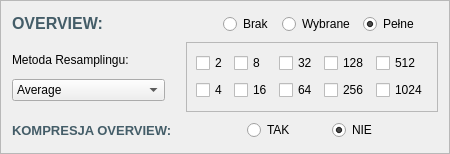
          <widget class="QFrame" name="frame_ov_overview">
           <property name="sizePolicy">
            <sizepolicy hsizetype="Fixed" vsizetype="Fixed">
             <horstretch>0</horstretch>
             <verstretch>0</verstretch>
            </sizepolicy>
           </property>
           <property name="minimumSize">
            <size>
             <width>450</width>
             <height>150</height>
            </size>
           </property>
           <property name="styleSheet">
            <string notr="true"/>
           </property>
           <property name="frameShape">
            <enum>QFrame::StyledPanel</enum>
           </property>
           <property name="frameShadow">
            <enum>QFrame::Plain</enum>
           </property>
           <property name="lineWidth">
            <number>1</number>
           </property>
           <layout class="QGridLayout" name="gridLayout_4">
            <property name="sizeConstraint">
             <enum>QLayout::SetNoConstraint</enum>
            </property>
            <item row="1" column="0">
             <layout class="QVBoxLayout" name="verticalLayout_ov_resampling">
              <property name="leftMargin">
               <number>0</number>
              </property>
              <property name="topMargin">
               <number>5</number>
              </property>
              <property name="rightMargin">
               <number>15</number>
              </property>
              <property name="bottomMargin">
               <number>5</number>
              </property>
              <item>
               <widget class="QLabel" name="label_ov_resampling">
                <property name="sizePolicy">
                 <sizepolicy hsizetype="Expanding" vsizetype="Fixed">
                  <horstretch>0</horstretch>
                  <verstretch>0</verstretch>
                 </sizepolicy>
                </property>
                <property name="text">
                 <string>Metoda Resamplingu:</string>
                </property>
               </widget>
              </item>
              <item>
               <widget class="QComboBox" name="comboBox_ov_resampling">
                <property name="sizePolicy">
                 <sizepolicy hsizetype="Expanding" vsizetype="Fixed">
                  <horstretch>0</horstretch>
                  <verstretch>0</verstretch>
                 </sizepolicy>
                </property>
                <property name="minimumSize">
                 <size>
                  <width>150</width>
                  <height>22</height>
                 </size>
                </property>
                <property name="currentText">
                 <string>Average</string>
                </property>
                <property name="currentIndex">
                 <number>1</number>
                </property>
                <item>
                 <property name="text">
                  <string>Nearest</string>
                 </property>
                </item>
                <item>
                 <property name="text">
                  <string>Average</string>
                 </property>
                </item>
                <item>
                 <property name="text">
                  <string>RMS</string>
                 </property>
                </item>
                <item>
                 <property name="text">
                  <string>Bilinear</string>
                 </property>
                </item>
                <item>
                 <property name="text">
                  <string>Gauss</string>
                 </property>
                </item>
                <item>
                 <property name="text">
                  <string>Cubic</string>
                 </property>
                </item>
                <item>
                 <property name="text">
                  <string>Cubicspline</string>
                 </property>
                </item>
                <item>
                 <property name="text">
                  <string>Lanczos</string>
                 </property>
                </item>
                <item>
                 <property name="text">
                  <string>Average_Magphase</string>
                 </property>
                </item>
                <item>
                 <property name="text">
                  <string>Mode</string>
                 </property>
                </item>
               </widget>
              </item>
             </layout>
            </item>
            <item row="0" column="0">
             <widget class="QLabel" name="label_ov_overview">
              <property name="sizePolicy">
               <sizepolicy hsizetype="Expanding" vsizetype="Fixed">
                <horstretch>0</horstretch>
                <verstretch>0</verstretch>
               </sizepolicy>
              </property>
              <property name="minimumSize">
               <size>
                <width>0</width>
                <height>0</height>
               </size>
              </property>
              <property name="palette">
               <palette>
                <active>
                 <colorrole role="WindowText">
                  <brush brushstyle="SolidPattern">
                   <color alpha="255">
                    <red>68</red>
                    <green>93</green>
                    <blue>104</blue>
                   </color>
                  </brush>
                 </colorrole>
                </active>
                <inactive>
                 <colorrole role="WindowText">
                  <brush brushstyle="SolidPattern">
                   <color alpha="255">
                    <red>68</red>
                    <green>93</green>
                    <blue>104</blue>
                   </color>
                  </brush>
                 </colorrole>
                </inactive>
                <disabled/>
               </palette>
              </property>
              <property name="font">
               <font>
                <pointsize>12</pointsize>
                <bold>true</bold>
               </font>
              </property>
              <property name="text">
               <string>OVERVIEW:</string>
              </property>
             </widget>
            </item>
            <item row="1" column="1">
             <widget class="QFrame" name="frame_ov_selected">
              <property name="enabled">
               <bool>true</bool>
              </property>
              <property name="sizePolicy">
               <sizepolicy hsizetype="Fixed" vsizetype="Fixed">
                <horstretch>0</horstretch>
                <verstretch>0</verstretch>
               </sizepolicy>
              </property>
              <property name="minimumSize">
               <size>
                <width>232</width>
                <height>70</height>
               </size>
              </property>
              <property name="frameShape">
               <enum>QFrame::StyledPanel</enum>
              </property>
              <property name="frameShadow">
               <enum>QFrame::Plain</enum>
              </property>
              <layout class="QGridLayout" name="gridLayout_3">
               <item row="1" column="2">
                <widget class="QCheckBox" name="checkBox_64">
                 <property name="sizePolicy">
                  <sizepolicy hsizetype="Fixed" vsizetype="Fixed">
                   <horstretch>0</horstretch>
                   <verstretch>0</verstretch>
                  </sizepolicy>
                 </property>
                 <property name="text">
                  <string>64</string>
                 </property>
                </widget>
               </item>
               <item row="0" column="3">
                <widget class="QCheckBox" name="checkBox_128">
                 <property name="sizePolicy">
                  <sizepolicy hsizetype="Fixed" vsizetype="Fixed">
                   <horstretch>0</horstretch>
                   <verstretch>0</verstretch>
                  </sizepolicy>
                 </property>
                 <property name="text">
                  <string>128</string>
                 </property>
                </widget>
               </item>
               <item row="1" column="1">
                <widget class="QCheckBox" name="checkBox_16">
                 <property name="sizePolicy">
                  <sizepolicy hsizetype="Fixed" vsizetype="Fixed">
                   <horstretch>0</horstretch>
                   <verstretch>0</verstretch>
                  </sizepolicy>
                 </property>
                 <property name="text">
                  <string>16</string>
                 </property>
                </widget>
               </item>
               <item row="0" column="2">
                <widget class="QCheckBox" name="checkBox_32">
                 <property name="sizePolicy">
                  <sizepolicy hsizetype="Fixed" vsizetype="Fixed">
                   <horstretch>0</horstretch>
                   <verstretch>0</verstretch>
                  </sizepolicy>
                 </property>
                 <property name="text">
                  <string>32</string>
                 </property>
                </widget>
               </item>
               <item row="1" column="3">
                <widget class="QCheckBox" name="checkBox_256">
                 <property name="sizePolicy">
                  <sizepolicy hsizetype="Fixed" vsizetype="Fixed">
                   <horstretch>0</horstretch>
                   <verstretch>0</verstretch>
                  </sizepolicy>
                 </property>
                 <property name="text">
                  <string>256</string>
                 </property>
                </widget>
               </item>
               <item row="1" column="0">
                <widget class="QCheckBox" name="checkBox_4">
                 <property name="sizePolicy">
                  <sizepolicy hsizetype="Fixed" vsizetype="Fixed">
                   <horstretch>0</horstretch>
                   <verstretch>0</verstretch>
                  </sizepolicy>
                 </property>
                 <property name="text">
                  <string>4</string>
                 </property>
                </widget>
               </item>
               <item row="0" column="1">
                <widget class="QCheckBox" name="checkBox_8">
                 <property name="sizePolicy">
                  <sizepolicy hsizetype="Fixed" vsizetype="Fixed">
                   <horstretch>0</horstretch>
                   <verstretch>0</verstretch>
                  </sizepolicy>
                 </property>
                 <property name="text">
                  <string>8</string>
                 </property>
                </widget>
               </item>
               <item row="0" column="0">
                <widget class="QCheckBox" name="checkBox_2">
                 <property name="sizePolicy">
                  <sizepolicy hsizetype="Fixed" vsizetype="Fixed">
                   <horstretch>0</horstretch>
                   <verstretch>0</verstretch>
                  </sizepolicy>
                 </property>
                 <property name="text">
                  <string>2</string>
                 </property>
                </widget>
               </item>
               <item row="0" column="4">
                <widget class="QCheckBox" name="checkBox_512">
                 <property name="sizePolicy">
                  <sizepolicy hsizetype="Fixed" vsizetype="Fixed">
                   <horstretch>0</horstretch>
                   <verstretch>0</verstretch>
                  </sizepolicy>
                 </property>
                 <property name="text">
                  <string>512</string>
                 </property>
                </widget>
               </item>
               <item row="1" column="4">
                <widget class="QCheckBox" name="checkBox_1024">
                 <property name="sizePolicy">
                  <sizepolicy hsizetype="Fixed" vsizetype="Fixed">
                   <horstretch>0</horstretch>
                   <verstretch>0</verstretch>
                  </sizepolicy>
                 </property>
                 <property name="text">
                  <string>1024</string>
                 </property>
                </widget>
               </item>
              </layout>
             </widget>
            </item>
            <item row="2" column="0">
             <widget class="QLabel" name="label_ov_compress_ov">
              <property name="palette">
               <palette>
                <active>
                 <colorrole role="WindowText">
                  <brush brushstyle="SolidPattern">
                   <color alpha="255">
                    <red>68</red>
                    <green>93</green>
                    <blue>104</blue>
                   </color>
                  </brush>
                 </colorrole>
                </active>
                <inactive>
                 <colorrole role="WindowText">
                  <brush brushstyle="SolidPattern">
                   <color alpha="255">
                    <red>68</red>
                    <green>93</green>
                    <blue>104</blue>
                   </color>
                  </brush>
                 </colorrole>
                </inactive>
                <disabled/>
               </palette>
              </property>
              <property name="font">
               <font>
                <pointsize>10</pointsize>
                <bold>true</bold>
               </font>
              </property>
              <property name="text">
               <string>KOMPRESJA OVERVIEW:</string>
              </property>
             </widget>
            </item>
            <item row="0" column="1" alignment="Qt::AlignRight|Qt::AlignVCenter">
             <widget class="QWidget" name="widget_ov" native="true">
              <property name="sizePolicy">
               <sizepolicy hsizetype="Fixed" vsizetype="Fixed">
                <horstretch>0</horstretch>
                <verstretch>0</verstretch>
               </sizepolicy>
              </property>
              <property name="minimumSize">
               <size>
                <width>232</width>
                <height>0</height>
               </size>
              </property>
              <layout class="QHBoxLayout" name="horizontalLayout">
               <property name="leftMargin">
                <number>15</number>
               </property>
               <property name="topMargin">
                <number>2</number>
               </property>
               <property name="rightMargin">
                <number>15</number>
               </property>
               <property name="bottomMargin">
                <number>2</number>
               </property>
               <item>
                <widget class="QRadioButton" name="radioButton_ov_none">
                 <property name="sizePolicy">
                  <sizepolicy hsizetype="Fixed" vsizetype="Fixed">
                   <horstretch>0</horstretch>
                   <verstretch>0</verstretch>
                  </sizepolicy>
                 </property>
                 <property name="minimumSize">
                  <size>
                   <width>0</width>
                   <height>0</height>
                  </size>
                 </property>
                 <property name="text">
                  <string>Brak</string>
                 </property>
                </widget>
               </item>
               <item>
                <widget class="QRadioButton" name="radioButton_ov_selected">
                 <property name="sizePolicy">
                  <sizepolicy hsizetype="Fixed" vsizetype="Fixed">
                   <horstretch>0</horstretch>
                   <verstretch>0</verstretch>
                  </sizepolicy>
                 </property>
                 <property name="text">
                  <string>Wybrane</string>
                 </property>
                </widget>
               </item>
               <item>
                <widget class="QRadioButton" name="radioButton_ov_full">
                 <property name="sizePolicy">
                  <sizepolicy hsizetype="Fixed" vsizetype="Fixed">
                   <horstretch>0</horstretch>
                   <verstretch>0</verstretch>
                  </sizepolicy>
                 </property>
                 <property name="minimumSize">
                  <size>
                   <width>0</width>
                   <height>0</height>
                  </size>
                 </property>
                 <property name="text">
                  <string>Pełne</string>
                 </property>
                 <property name="checked">
                  <bool>true</bool>
                 </property>
                </widget>
               </item>
              </layout>
             </widget>
            </item>
            <item row="2" column="1">
             <widget class="QWidget" name="widget_2_ov_compress_ov" native="true">
              <layout class="QHBoxLayout" name="horizontalLayout_4">
               <property name="leftMargin">
                <number>30</number>
               </property>
               <property name="topMargin">
                <number>2</number>
               </property>
               <property name="rightMargin">
                <number>30</number>
               </property>
               <property name="bottomMargin">
                <number>2</number>
               </property>
               <item>
                <widget class="QRadioButton" name="radioButton_ov_compress_ov_yes">
                 <property name="sizePolicy">
                  <sizepolicy hsizetype="Fixed" vsizetype="Fixed">
                   <horstretch>0</horstretch>
                   <verstretch>0</verstretch>
                  </sizepolicy>
                 </property>
                 <property name="text">
                  <string>TAK</string>
                 </property>
                </widget>
               </item>
               <item>
                <widget class="QRadioButton" name="radioButton_ov_compress_ov_no">
                 <property name="sizePolicy">
                  <sizepolicy hsizetype="Fixed" vsizetype="Fixed">
                   <horstretch>0</horstretch>
                   <verstretch>0</verstretch>
                  </sizepolicy>
                 </property>
                 <property name="text">
                  <string>NIE</string>
                 </property>
                 <property name="checked">
                  <bool>true</bool>
                 </property>
                </widget>
               </item>
              </layout>
             </widget>
            </item>
           </layout>
          </widget>
